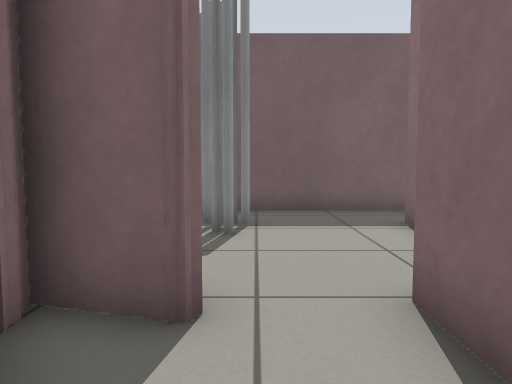
view 1 (above)

18 first-person views from a walk through a Gazebo world. The camera is 0.64 m above the floor, tilts 4° down and sees 70° across. The floor is counted in squares, 0.5 m on a side. Each view is taken from the middle of a square. On the plan, view 1 faces up. The plan holds only what a view shows up to about 15 squares ahead; the rest is blank.

view 2
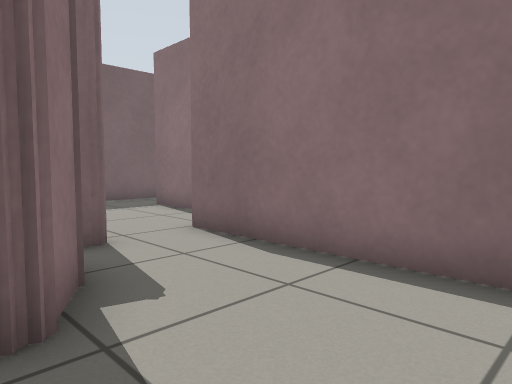

view 3
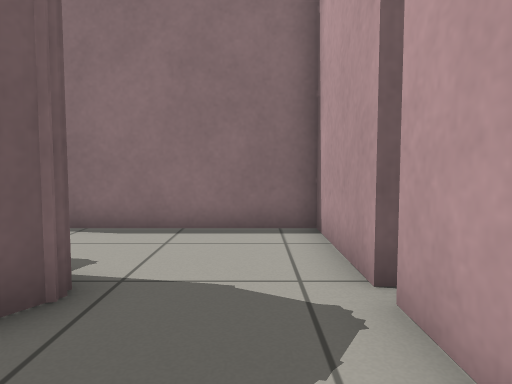

view 4
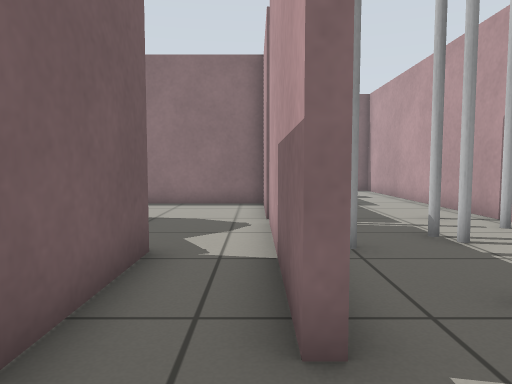

view 5
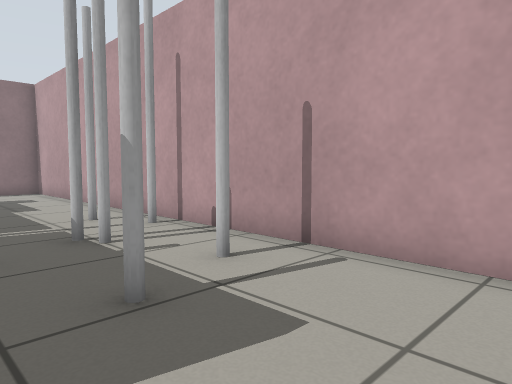

view 6
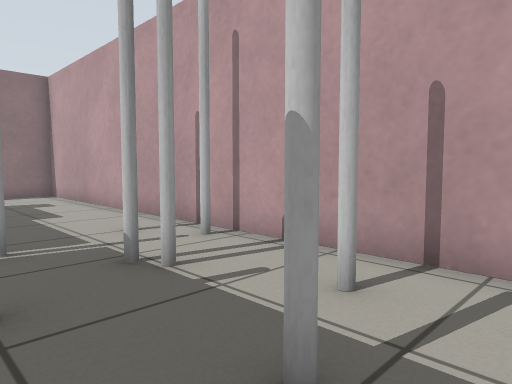

view 7
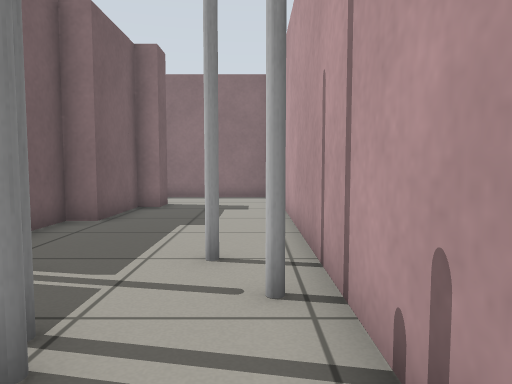

view 8
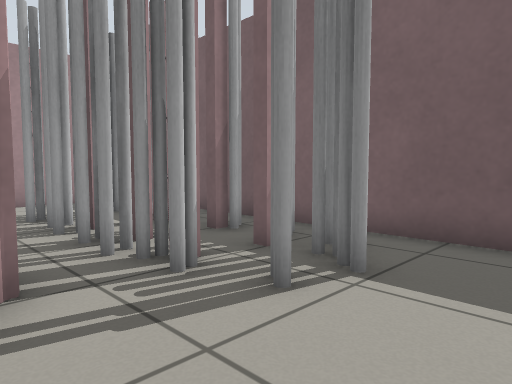

view 9
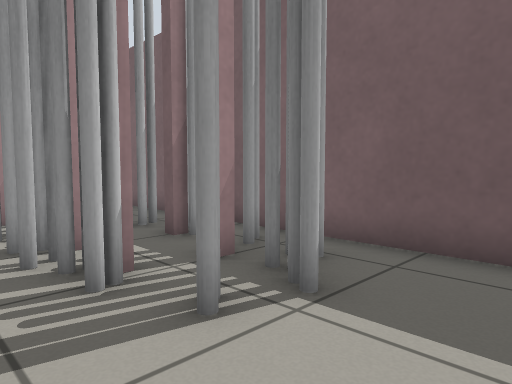

view 10
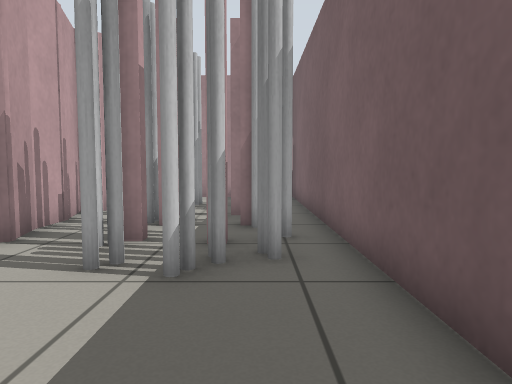

view 11
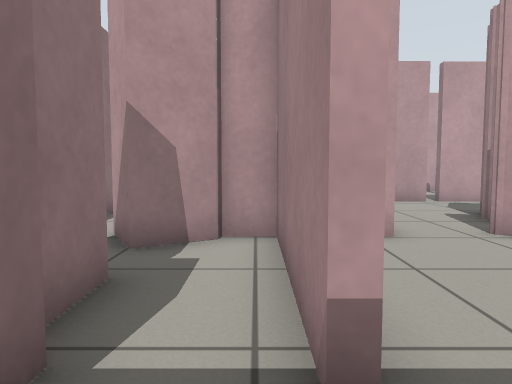

view 12
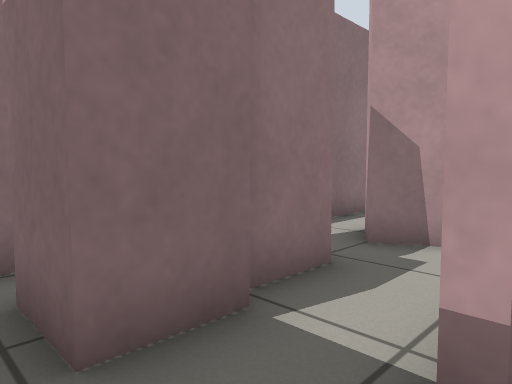

view 13
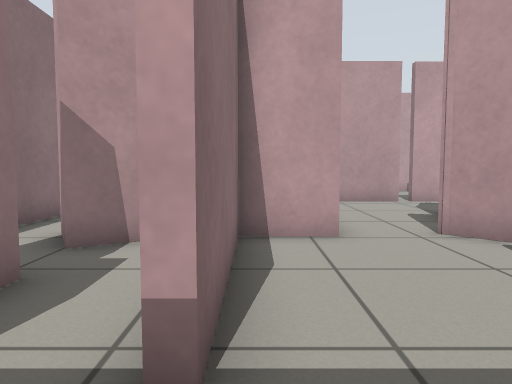

view 14
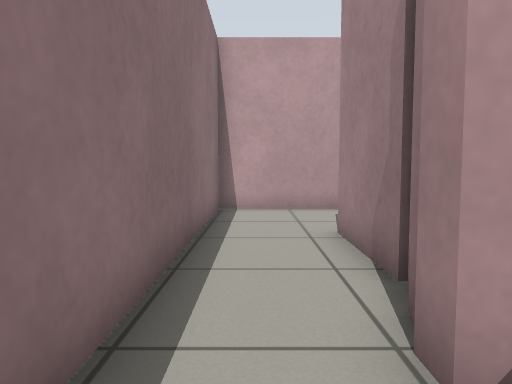

view 15
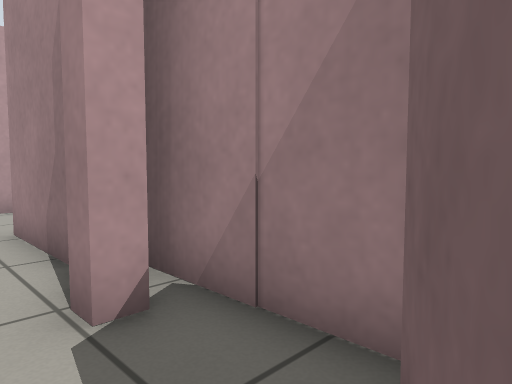

view 16
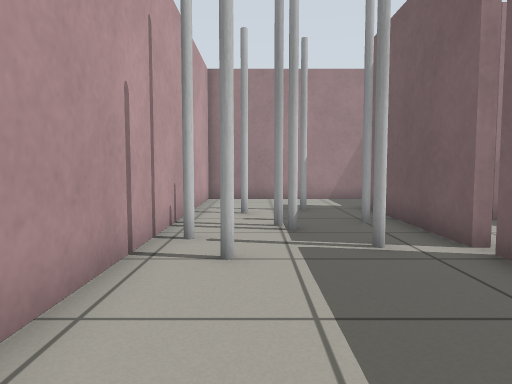

view 17
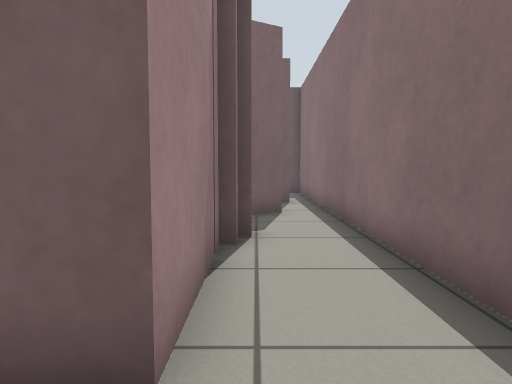

view 18
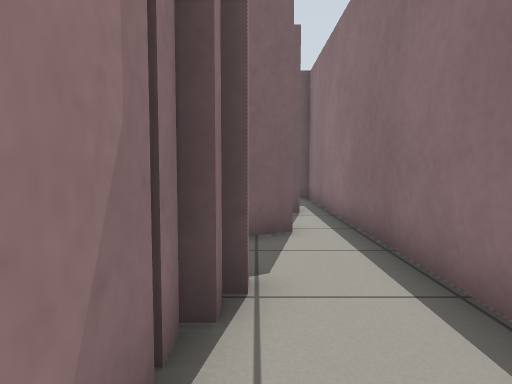

### Floor plan
Ten units are one square. View 1 is at (0, 0); x grows to the right and y downward. Boxes are objects, and circles mark ways between rooms. Rooms are numbered by the first view taken in them; rooms with no view inside come last. Other rooms are left out.
<svg viewBox="-118 -110 204 204">
<path fill="none" stroke="#000" d="M-24 2 -30 -2M-15 -12 -22 0 -27 1M-22 33 15 33 15 -34M-36 33 -26 33M-5 -31 -6 -29 -21 -33M-17 36 -22 36M-26 36 -79 36M15 36 1 36M-55 14 -89 14M-87 33 -36 33M57 5 57 11 54 11 54 50 44 50 44 43 15 43M54 -1 59 -1 59 5M-113 28 -113 89 81 89 81 -45M47 -21 47 13M60 -44 67 -31 54 -23M-19 -86 -19 -81M-21 -33 -19 -27M15 -34 33 -34 33 -81M-48 -45 -34 -45 -22 -48 -5 -31M35 -105 -55 -105M-66 -48 -62 -41 -45 -45M53 -76 53 -92 69 -92M57 -59 57 -75M33 -81 36 -81 36 -34 47 -34M81 -79 81 -105M46 -36 60 -44M47 -105 35 -105M81 -45 81 -70"/>
<rect x="-85" y="55" width="10" height="10" fill="#bbb"><title>pole</title></rect>
<rect x="-75" y="65" width="10" height="10" fill="#bbb"><title>pole</title></rect>
<rect x="-55" y="65" width="10" height="10" fill="#bbb"><title>pole</title></rect>
<rect x="-55" y="35" width="10" height="10" fill="#bbb"><title>pole</title></rect>
<rect x="-45" y="55" width="10" height="10" fill="#bbb"><title>pole</title></rect>
<rect x="-35" y="75" width="10" height="10" fill="#bbb"><title>pole</title></rect>
<rect x="-35" y="45" width="10" height="10" fill="#bbb"><title>pole</title></rect>
<rect x="-25" y="65" width="10" height="10" fill="#bbb"><title>pole</title></rect>
<rect x="-65" y="-65" width="10" height="10" fill="#bbb"><title>pole</title></rect>
<rect x="-55" y="-75" width="10" height="10" fill="#bbb"><title>pole</title></rect>
<rect x="-55" y="-95" width="10" height="10" fill="#bbb"><title>pole</title></rect>
<rect x="-45" y="-65" width="10" height="10" fill="#bbb"><title>pole</title></rect>
<rect x="-45" y="-75" width="10" height="10" fill="#bbb"><title>pole</title></rect>
<rect x="-45" y="-95" width="10" height="10" fill="#bbb"><title>pole</title></rect>
<rect x="-35" y="-65" width="10" height="10" fill="#bbb"><title>pole</title></rect>
<rect x="-35" y="-75" width="10" height="10" fill="#bbb"><title>pole</title></rect>
<rect x="-35" y="-105" width="10" height="10" fill="#bbb"><title>pole</title></rect>
<rect x="-25" y="-65" width="10" height="10" fill="#bbb"><title>pole</title></rect>
<rect x="-25" y="-75" width="10" height="10" fill="#bbb"><title>pole</title></rect>
<rect x="-25" y="-95" width="10" height="10" fill="#bbb"><title>pole</title></rect>
<rect x="-15" y="-75" width="10" height="10" fill="#bbb"><title>pole</title></rect>
<rect x="-15" y="-85" width="10" height="10" fill="#bbb"><title>pole</title></rect>
<rect x="-15" y="-95" width="10" height="10" fill="#bbb"><title>pole</title></rect>
<rect x="-5" y="-85" width="10" height="10" fill="#bbb"><title>pole</title></rect>
<circle cx="-20" cy="40" r="3" fill="#2a7"/>
<circle cx="-50" cy="27" r="3" fill="#2a7"/>
<circle cx="5" cy="-40" r="3" fill="#2a7"/>
<circle cx="70" cy="-35" r="3" fill="#2a7"/>
<circle cx="30" cy="-95" r="3" fill="#2a7"/>
<circle cx="60" cy="-50" r="3" fill="#2a7"/>
<text x="-10" y="10">1</text>
<text x="-20" y="50">2</text>
<text x="-10" y="-70">3</text>
<text x="50" y="-70">4</text>
<text x="70" y="-50">5</text>
</svg>
Room 1 opens to room 2. Room 1 opens to room 3. Room 2 opens to room 5. Room 3 opens to room 4. Room 4 opens to room 5.

Where each view was taken, in squares from view 1:
view 1: 0 up, 0 right, facing up
view 2: 3 down, 3 left, facing up-right
view 3: 2 down, 6 left, facing right
view 4: 3 down, 11 left, facing right
view 5: 4 down, 11 left, facing down-right
view 6: 4 down, 9 left, facing down-right
view 7: 8 down, 7 left, facing right
view 8: 4 up, 2 right, facing up-left
view 9: 5 up, 2 right, facing up-left
view 10: 9 up, 4 right, facing left
view 11: 10 up, 4 right, facing down
view 12: 10 up, 3 right, facing down-right
view 13: 10 up, 3 right, facing down
view 14: 2 up, 7 right, facing down
view 15: 3 up, 7 right, facing down-left
view 16: 7 down, 3 right, facing left
view 17: 7 down, 6 right, facing up
view 18: 4 down, 6 right, facing up
